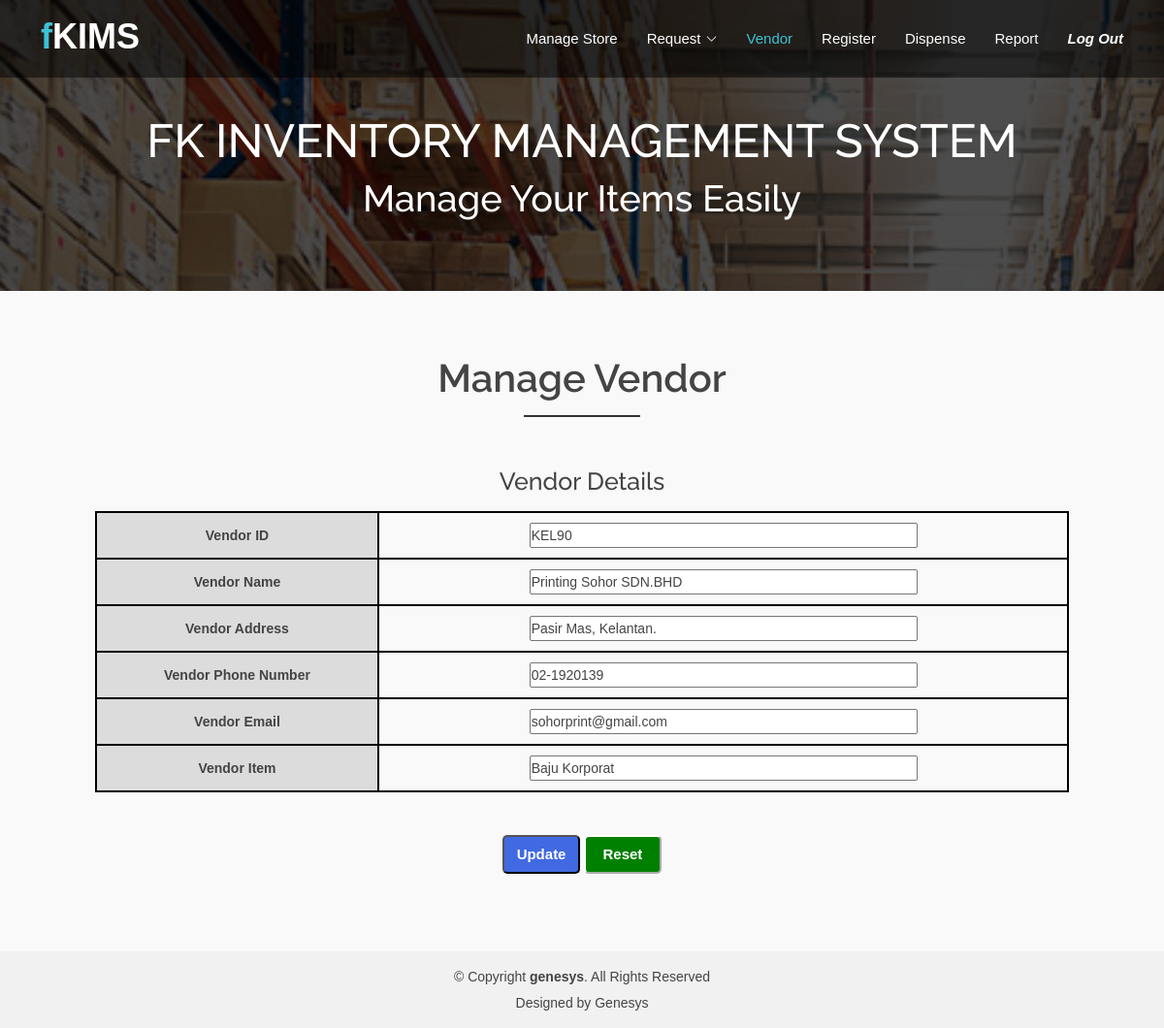
Screenshot of /View/ManageVendor/updateVendor.php?GetID=KEL90 (signed in) with the database file from the repository.
### tables this page shows
CREATE TABLE `vendor_list` (
  `vendorID` varchar(20) NOT NULL,
  `vendor_name` varchar(100) NOT NULL,
  `vendor_email` varchar(50) NOT NULL,
  `vendor_address` varchar(100) NOT NULL,
  `vendor_phone` varchar(20) NOT NULL,
  `vendor_item` varchar(50) NOT NULL
);

### View/ManageVendor/updateVendor.php (the view, shortened to what this page needs)
<!DOCTYPE html>
<html lang="en">
<head>
  <link href="../assets/vendor/animate.css/animate.min.css" rel="stylesheet">
  <link href="../assets/vendor/bootstrap/css/bootstrap.min.css" rel="stylesheet">
  <link href="../assets/vendor/bootstrap-icons/bootstrap-icons.css" rel="stylesheet">
  <link href="../assets/vendor/boxicons/css/boxicons.min.css" rel="stylesheet">
  <link href="../assets/vendor/glightbox/css/glightbox.min.css" rel="stylesheet">
  <link href="../assets/vendor/swiper/swiper-bundle.min.css" rel="stylesheet">
  <link href="../assets/css/style.css" rel="stylesheet">
  <link href="../assets/css/stylevendor.css" rel="stylesheet">
</head>
<body>
  <header id="header" class="fixed-top d-flex align-items-center">
    <div class="container d-flex justify-content-between">
      <div class="logo">
        <h1><a href="../ManageLogin/Login.php"><span>f</span>KIMS</a></h1>
      </div>
      <nav id="navbar" class="navbar">
        <ul>
			<li><a href="../ManageStock/manageMain.php">Manage Store</a></li>
			<li class="dropdown"><a href="../ManageRequest/requestItem.php"><span>Request</span> <i class="bi bi-chevron-down"></i></a>
          </li>
			<li><a class="active" href="../ManageVendor/managevendor.php">Vendor</a></li>
			<li><a href="../ItemRegistration/ItemRegistration.php"><span>Register</span></a></li>
			<li><a href="../ManageDispense/DispenseItem.php">Dispense</a></li>
			<li><a href="../GenerateReport/reportMain.php">Report</a></li>
			<li><a style="font-weight:bold;font-style:italic;" href="../ManageLogin/Login.php">Log Out</a></li>
        </ul>
      </nav>
    </div>
  </header>
 <main id="main">
    <div class="header-bg page-area">
      <div class="container position-relative">
        <div class="row">
          <div class="col-md-12 col-sm-12 col-xs-12">
            <div class="slider-content text-center">
              <div class="header-bottom">
                <div class="layer2">
                  <h1 class="title2">FK INVENTORY MANAGEMENT SYSTEM </h1>
                </div>
                <div class="layer3">
                  <h2 class="title3">Manage Your Items Easily</h2>
                </div>
              </div>
            </div>
          </div>
        </div>
      </div>
    </div>
	<?php
	$conn = mysqli_connect("localhost", "root", "", "fkims");
	$uID = $_GET['GetID'];
	$query = "SELECT * FROM vendor_list WHERE vendorID='".$uID."'";
	$result = mysqli_query($conn, $query);
	while($row=mysqli_fetch_assoc($result))
	{
		$vID = $row['vendorID'];
		$vNm = $row['vendor_name'];
		$vMail =$row['vendor_email'];
		$vAdd = $row['vendor_address'];
		$vPh = $row['vendor_phone'];
		$vIt = $row['vendor_item'];
	}
?>
    <div id="about" class="about-area area-padding">
      <div class="container">
        <div class="row">
          <div class="col-md-12 col-sm-12 col-xs-12">
            <div class="section-headline text-center">
              <h2>Manage Vendor</h2>
            </div>
          </div>
        </div>
        <div class="row">
 <center>
		<form action="../../Controller/VendorController/changeVendor.php?GetID=<?php echo $uID ?>" method="post">
			<h3 class="gap" style="font-size:25px";>Vendor Details</h3>
            <table style="width:90%">
                <tr>
					<th><label>Vendor ID</label></th>
					<td><input type="text" style="width:400px;" name="vendorID" value="<?php echo $vID ?>"></td>
				<tr>
					<th><label>Vendor Name</label></th>
					<td><input type="text" style="width:400px;" name="vendor_name" class="input" value="<?php echo $vNm ?>"></td>
				</tr>
				<tr>
					<th><label>Vendor Address</label></th>
					<td><input type="text" style="width:400px;" name="vendor_address" class="input" value="<?php echo $vAdd ?>">	</td>
				</tr>
				<tr>
					<th><label>Vendor Phone Number</label></th>
					<td><input type="text" style="width:400px;" name="vendor_phone" class="input" value="<?php echo $vPh ?>" ></td>
				</tr>
				<tr>
					<th><label>Vendor Email</label></th>
					<td><input type="text" style="width:400px;" name="vendor_email" class="input" value="<?php echo $vMail?>"></td>
				</tr>
				<tr>
					<th><label>Vendor Item</label></th>
					<td><input type="text" style="width:400px;" name="vendor_item" class="input" value="<?php echo $vIt ?>"></td>
				</tr>
            </table>
			<br>
			<br>
			<input type="submit" value="Update" name="Update" onclick="update()">
			<input type="reset">
        </form>
	  </center>
  </main>
  <footer>
    <div class="footer-area-bottom">
      <div class="container">
        <div class="row">
          <div class="col-md-12 col-sm-12 col-xs-12">
            <div class="copyright text-center">
              <p>
                &copy; Copyright <strong>genesys</strong>. All Rights Reserved
              </p>
            </div>
            <div class="credits">
              Designed by <a>Genesys</a>
            </div>
          </div>
        </div>
      </div>
    </div>
  </footer>
</body>
</html>

### View/assets/css/style.css (style rules this page uses)
html, body { height: 100%; }
p { margin: 0 0 15px; color: #444; }
h1, h2, h3, h4, h5, h6 { font-family: 'Raleway', sans-serif; margin: 0 0 15px; color: #444; font-weight: 500; }
h1 { font-size: 48px; line-height: 50px; }
h2 { font-size: 38px; line-height: 40px; }
h3 { font-size: 30px; line-height: 32px; }
a { transition: all 0.3s ease 0s; text-decoration: none; }
body { background: #fff none repeat scroll 0 0; color: #444; font-family: 'Open Sans', sans-serif; font-size: 14px; text-align: left; overflow-x: hidden; line-height: 22px; }
ul { list-style: outside none none; margin: 0; padding: 0; }
input, select, textarea, input[type="text"], input[type="date"], input[type="url"], input[type="email"], input[type="password"], input[type="tel"], button, button[type="submit"] { -moz-appearance: none; box-shadow: none !important; }
.area-padding { padding: 70px 0px 80px; }
.section-headline h2 { display: inline-block; font-size: 40px; font-weight: 600; margin-bottom: 70px; position: relative; text-transform: capitalize; }
.section-headline h2::after { border: 1px solid #333; bottom: -20px; content: ""; left: 0; margin: 0 auto; position: absolute; right: 0; width: 40%; }
#header { height: 80px; transition: all 0.5s; z-index: 997; transition: all 0.5s; background: rgba(0, 0, 0, 0.5); }
#header .logo h1 { font-size: 36px; margin: 0; padding: 0; line-height: 1; font-weight: bold; }
#header .logo h1 span { color: #3ec1d5; }
#header .logo h1 a, #header .logo h1 a:hover { color: #fff; text-decoration: none; }
.header-bg { background: url(../img/background/page-header.jpg); background-repeat: no-repeat; background-size: cover; background-position: top center; padding: 120px 0 60px; }
.header-bg::before { content: ""; position: absolute; left: 0; right: 0; top: 0; bottom: 0; background: rgba(0, 0, 0, 0.7); }
@media (min-width: 1025px) { .header-bg { background-attachment: fixed; } }
.navbar { padding: 0; }
.navbar ul { margin: 0; padding: 0; display: flex; list-style: none; align-items: center; }
.navbar li { position: relative; }
.navbar a { display: flex; align-items: center; justify-content: space-between; padding: 10px 0 10px 30px; font-size: 15px; font-weight: 500; color: #fff; white-space: nowrap; transition: 0.3s; }
.navbar a i { font-size: 12px; line-height: 0; margin-left: 5px; }
.navbar a:hover, .navbar .active, .navbar li:hover > a { color: #3ec1d5; }
.about-area { background-color: #f9f9f9; }
.page-area { position: relative; }
.header-bottom h1, .header-bottom h2 { color: #fff; }
.footer-area-bottom { background: #f1f1f1 none repeat scroll 0 0; padding: 15px 0; }
.copyright > p { margin-bottom: 0; color: #444; }
.copyright a, .credits a { color: #3EC1D5; }
.credits { padding-top: 5px; text-align: center; }

### View/ManageVendor/updateVendor.php (style rules this page uses)
input[type=submit] { background-color: RoyalBlue; color: white; border-radius: 5px; font-weight: bold; margin: auto; height:40px; width:80px; font-size: 15px; }
input[type=reset] { background-color: green; border-color: white; color: white; border-radius: 5px; font-weight: bold; margin: auto; height:40px; width:80px; font-size: 15px; }
table, th, td { border: 2px solid black; border-collapse: collapse; text-align: center; padding:10px; }
th { background-color: #DCDCDC; }

### rows the page displays
vendor_list: vendorID "KEL90", vendor_name "Printing Sohor SDN.BHD", vendor_address "Pasir Mas, Kelantan.", vendor_phone "02-1920139", vendor_email "sohorprint@gmail.com", vendor_item "Baju Korporat"
